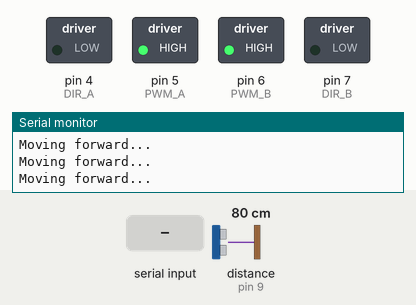
Simulated run of this sketch. Board: Arduino Uno, built with avr-gcc and run on an emulated ATmega328P. Parts: switched loads named in the sketch (green lamp = pin HIGH), the last lines printed to the serial monitor. Wiring (inferred from the names in the program): ultrasonic range finder: trigger pin 8; echo pin 9. Inputs (shaded band) come from the test bench; at power-on: distance to the obstacle (sensor on pin 9) 80 cm. The echo pulse lasts 58.3 µs per cm; pins used as bus, display or sensor lines are not drawn.

Above: at 1.2 s.
1.3 s: distance to the obstacle (sensor on pin 9) set to 21 cm
2.8 s: distance to the obstacle (sensor on pin 9) set to 18 cm
At 4.1 s:
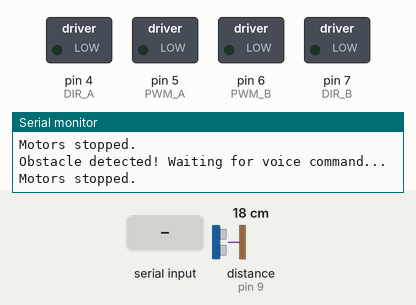
4.4 s: "backward\n" received over Serial
At 5.8 s:
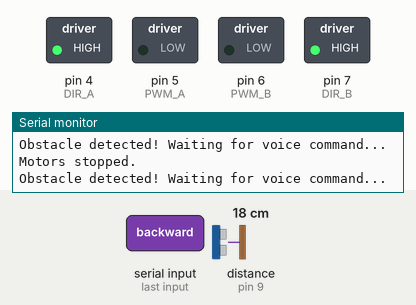
6.9 s: "left\n" received over Serial
At 8.7 s:
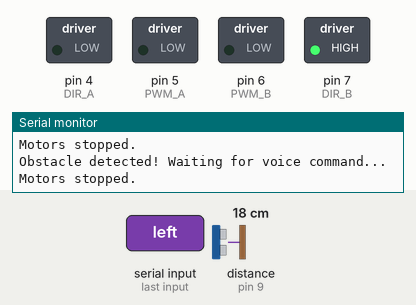
9.5 s: "right\n" received over Serial
At 11.5 s:
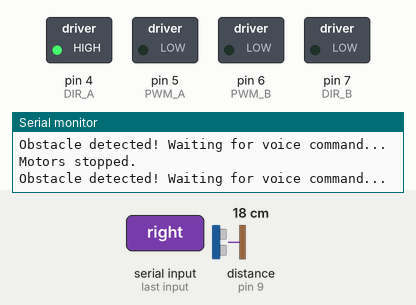
12.0 s: distance to the obstacle (sensor on pin 9) set to 60 cm
At 12.8 s:
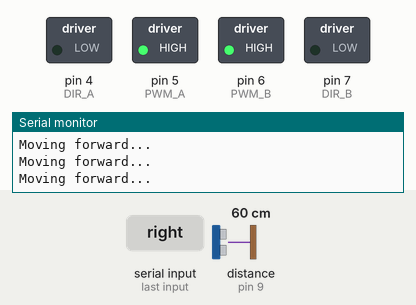
Timing chart, 0 to 14.5 s (numbered marks = the images above; inputs shaded):
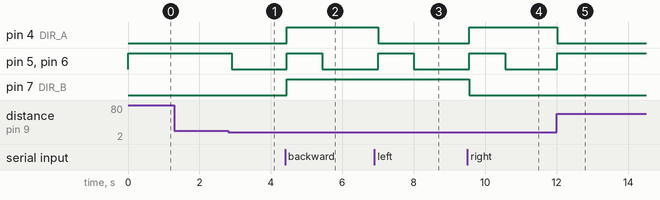

The sketch:

Car-code.ino
```cpp
#define DIR_A 4   // Direction control pin for motor A
#define PWM_A 5   // PWM control pin for motor A
#define DIR_B 7   // Direction control pin for motor B
#define PWM_B 6   // PWM control pin for motor B

#define TRIG_PIN 8  // Trig pin for the ultrasonic sensor
#define ECHO_PIN 9  // Echo pin for the ultrasonic sensor

long duration;       // Duration of the pulse
int distance;        // Distance measurement in cm
String command = ""; // Store the received command
bool stopFlag = false; // Flag to track if stop command is active

void setup() {
  Serial.begin(9600);  // Start serial communication for debugging and Bluetooth

  // Set the motor control pins as output
  pinMode(DIR_A, OUTPUT);
  pinMode(PWM_A, OUTPUT);
  pinMode(DIR_B, OUTPUT);
  pinMode(PWM_B, OUTPUT);

  // Set the ultrasonic sensor pins
  pinMode(TRIG_PIN, OUTPUT);
  pinMode(ECHO_PIN, INPUT);

  // Initialize motors in the forward direction
  digitalWrite(DIR_A, LOW);
  digitalWrite(DIR_B, LOW);

  Serial.println("Setup complete. Waiting for voice commands...");
}

void loop() {
  // Trigger the ultrasonic sensor to send a pulse
  digitalWrite(TRIG_PIN, LOW);
  delayMicroseconds(2);
  digitalWrite(TRIG_PIN, HIGH);
  delayMicroseconds(10);
  digitalWrite(TRIG_PIN, LOW);

  // Read the echo pulse duration
  duration = pulseIn(ECHO_PIN, HIGH);

  // Calculate the distance based on the duration
  distance = duration * 0.0344 / 2; // Convert time to distance in cm

  // Check for new commands
  if (Serial.available()) {
    command = Serial.readStringUntil('\n'); // Read the full command
    command.trim();                         // Remove trailing whitespace
    command.toLowerCase();                  // Convert to lowercase for consistency

    if (command == "stop") {
      stopFlag = true;  // Set the stop flag
      stopMotors();
      Serial.println("Command: Stop. Car stopped.");
      return;
    } else {
      stopFlag = false; // Reset the stop flag for other commands
      executeCommand(command);
    }
  }

  // If the stop flag is active, keep the car stopped
  if (stopFlag) {
    stopMotors();
    return;
  }

  // Check for obstacle
  if (distance < 20) {
    Serial.println("Obstacle detected! Waiting for voice command...");
    stopMotors();

    // Wait for a new command
    if (Serial.available()) {
      command = Serial.readStringUntil('\n'); // Read the full command
      command.trim();                         // Remove trailing whitespace
      command.toLowerCase();                  // Convert to lowercase for consistency
      executeCommand(command);
    }
  } else {
    // No obstacle and no stop command, move forward
    moveForward();
  }

  delay(100); // Small delay for stability
}

void executeCommand(String cmd) {
  if (cmd == "forward") {
    Serial.println("Command: Forward");
    moveForward();
  } else if (cmd == "backward") {
    Serial.println("Command: Backward");
    moveBackward();
  } else if (cmd == "left") {
    Serial.println("Command: Turn Right"); // Left command makes it turn right
    turnRight();
  } else if (cmd == "right") {
    Serial.println("Command: Turn Left"); // Right command makes it turn left
    turnLeft();
  } else {
    Serial.println("Invalid command. Use forward, backward, left, right, stop.");
  }
}

void moveForward() {
  digitalWrite(DIR_A, LOW);
  digitalWrite(DIR_B, LOW);
  analogWrite(PWM_A, 255);
  analogWrite(PWM_B, 255);
  Serial.println("Moving forward...");
}

void moveBackward() {
  digitalWrite(DIR_A, HIGH);
  digitalWrite(DIR_B, HIGH);
  analogWrite(PWM_A, 255);
  analogWrite(PWM_B, 255);
  Serial.println("Moving backward...");
  delay(1000); // Move backward for 1 second
  stopMotors(); // Stop after moving backward
}

void turnLeft() {
  digitalWrite(DIR_A, HIGH);
  digitalWrite(DIR_B, LOW);
  analogWrite(PWM_A, 255);
  analogWrite(PWM_B, 255);
  delay(1000); // Adjust delay for turn duration
  stopMotors();
}

void turnRight() {
  digitalWrite(DIR_A, LOW);
  digitalWrite(DIR_B, HIGH);
  analogWrite(PWM_A, 255);
  analogWrite(PWM_B, 255);
  delay(1000); // Adjust delay for turn duration
  stopMotors();
}

void stopMotors() {
  analogWrite(PWM_A, 0);
  analogWrite(PWM_B, 0);
  Serial.println("Motors stopped.");
}
```

Measured:
- the behaviour switches between 20 and 19 cm on distance to the obstacle (sensor on pin 9) (found by bisection; images 0 and 1)
- after the input at 2.8 s, pin 5 (PWM_A), pin 6 (PWM_B): HIGH → LOW after 0.10 s
- after the input at 4.4 s, pin 4 (DIR_A), pin 7 (DIR_B): LOW → HIGH at once; pin 5 (PWM_A), pin 6 (PWM_B): LOW → HIGH at once, → LOW 1.0 s later
- after the input at 6.9 s, pin 4 (DIR_A): HIGH → LOW after 0.10 s; pin 5 (PWM_A), pin 6 (PWM_B): LOW → HIGH after 0.10 s, → LOW 1.0 s later
- after the input at 9.5 s, pin 4 (DIR_A): LOW → HIGH after 0.06 s; pin 5 (PWM_A), pin 6 (PWM_B): LOW → HIGH after 0.06 s, → LOW 1.0 s later; pin 7 (DIR_B): HIGH → LOW after 0.06 s
- after the input at 12.0 s, pin 4 (DIR_A): HIGH → LOW at once; pin 5 (PWM_A), pin 6 (PWM_B): LOW → HIGH at once
